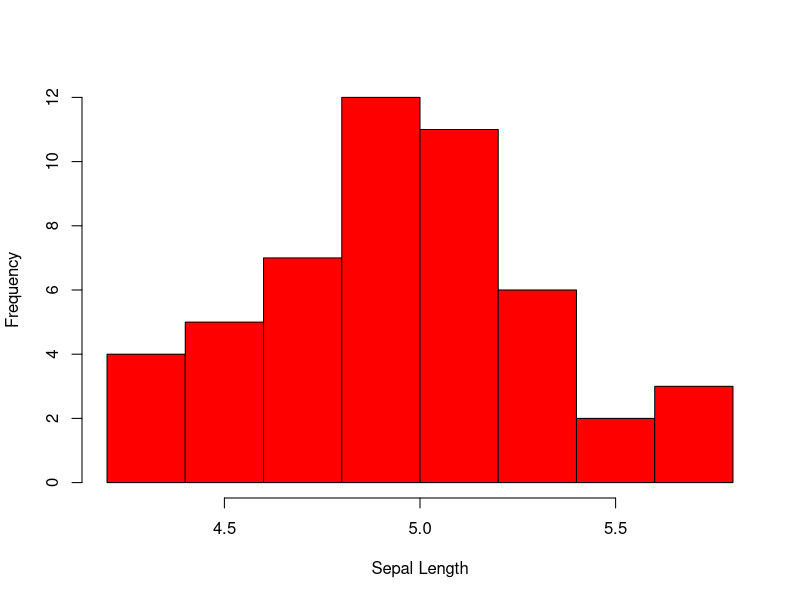

This chart was generated by the following R code:
## ---- chunk 1
data(iris)
hist(iris$Sepal.Length[iris$Species == "setosa"], main=NULL, xlab = "Sepal Length",col="red")

## ---- chunk 2
          print(mean(iris$Sepal.Length[iris$Species=="setosa"]) )
          print(median(iris$Sepal.Width[iris$Species=="setosa"]))
         
